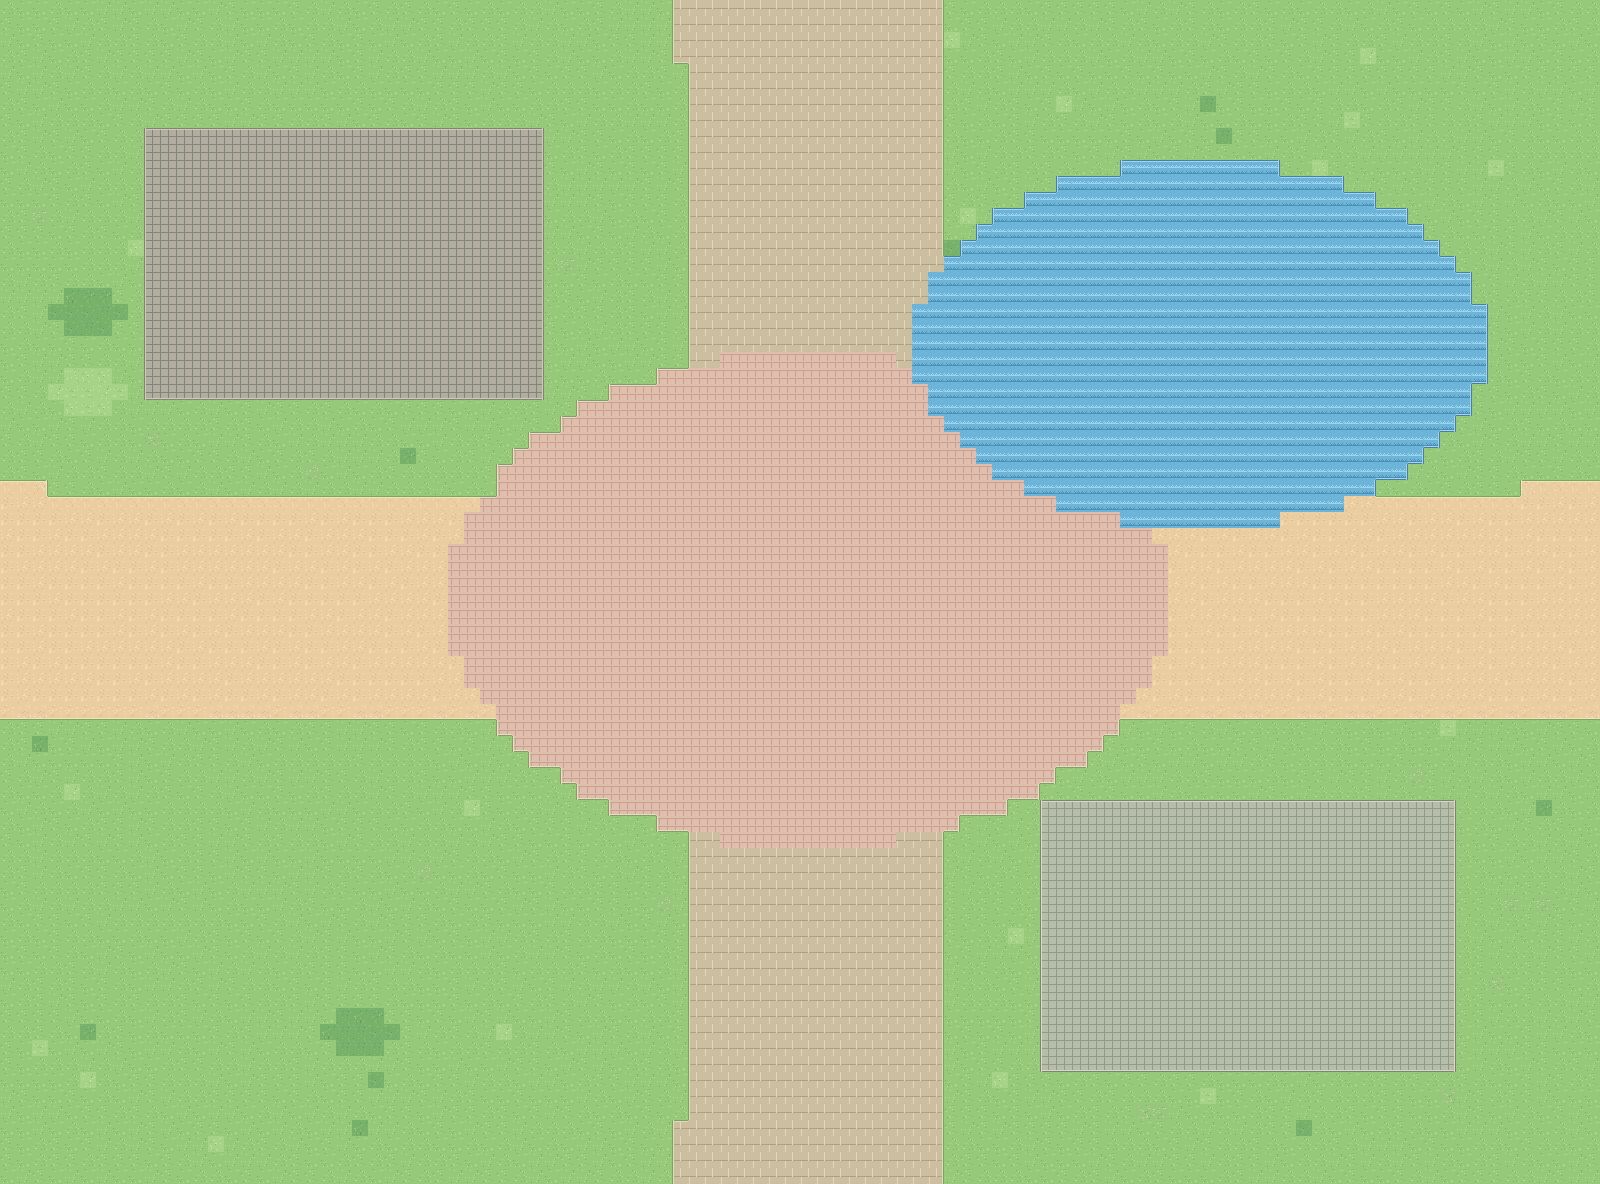

Rendered tile map (Tiled .tmx) drawn with the repository's tilesets; below, a short description and the map source with its tile grids summarised:
An orthogonal 100x74 tile map with 16x16 px tiles, 4 tile layers (Ground, Landscape, Roads, BuildingPads) and 12 objects (3x scene_portal, 2x building_slot, 2x landmark_area, 2x building_label, 2x area_label, ...).

<map version="1.10" tiledversion="1.11.2" orientation="orthogonal" renderorder="right-down" width="100" height="74" tilewidth="16" tileheight="16" infinite="0" nextlayerid="9" nextobjectid="800" backgroundcolor="#97C97A">
  <properties>
    <property name="scene_id" value="12" />
    <property name="scene_name" value="中心图书馆与崇德湖" />
    <property name="macro_area" value="D 学习生活区" />
    <property name="tile_scale" type="int" value="16" />
    <property name="player_sprite_width" type="int" value="48" />
    <property name="player_sprite_height" type="int" value="48" />
    <property name="world_origin_x_px" type="int" value="0" />
    <property name="world_origin_y_px" type="int" value="-1184" />
    <property name="ground_only" type="bool" value="true" />
    <property name="building_art_separate" type="bool" value="true" />
  </properties>
  <tileset firstgid="1" name="swu_terrain_16" tilewidth="16" tileheight="16" tilecount="412" columns="16">
    <image source="../assets/ground_tiles_16.png" width="256" height="416" />
  </tileset>
  <layer id="1" name="Ground" width="100" height="74">
    <data>[7400 cells, 7400 non-empty, 4 distinct tile ids]</data>
  </layer>
  <layer id="2" name="Landscape" width="100" height="74">
    <data>[7400 cells, 74 non-empty, 12 distinct tile ids]</data>
  </layer>
  <layer id="3" name="Roads" width="100" height="74">
    <data>[7400 cells, 3163 non-empty, 41 distinct tile ids]</data>
  </layer>
  <layer id="4" name="BuildingPads" width="100" height="74">
    <data>[7400 cells, 867 non-empty, 28 distinct tile ids]</data>
  </layer>
  <objectgroup id="5" name="BuildingSlots" visible="0" color="#D9B768">
    <object id="1" name="slot_12_01" type="building_slot" x="144" y="128" width="400" height="272">
      <properties>
        <property name="display_name" value="中心图书馆" />
        <property name="confidence" value="verified_landmark" />
        <property name="note" value="建筑预留地，仅用于当前地图阶段，后续再放建筑与碰撞体" />
        <property name="future_collision" type="bool" value="true" />
        <property name="currently_walkable" type="bool" value="true" />
        <property name="macro_area" value="D 学习生活区" />
      </properties>
    </object>
    <object id="2" name="slot_12_02" type="building_slot" x="1040" y="800" width="416" height="272">
      <properties>
        <property name="display_name" value="湖畔建筑预留" />
        <property name="confidence" value="schematic" />
        <property name="note" value="建筑预留地，仅用于当前地图阶段，后续再放建筑与碰撞体" />
        <property name="future_collision" type="bool" value="true" />
        <property name="currently_walkable" type="bool" value="true" />
        <property name="macro_area" value="D 学习生活区" />
      </properties>
    </object>
  </objectgroup>
  <objectgroup id="6" name="LandmarkAreas" visible="0" color="#3B9C88">
    <object id="3" name="area_12_01" type="landmark_area" x="928" y="192" width="528" height="304">
      <properties>
        <property name="display_name" value="崇德湖" />
        <property name="confidence" value="landmark_area_approx" />
      </properties>
    </object>
    <object id="4" name="area_12_02" type="landmark_area" x="560" y="496" width="528" height="368">
      <properties>
        <property name="display_name" value="图书馆前步行区" />
        <property name="confidence" value="landmark_area_approx" />
      </properties>
    </object>
  </objectgroup>
  <objectgroup id="7" name="Portals" visible="0" color="#4CA3D9">
    <object id="5" name="exit_north" type="scene_portal" x="672" y="0" width="272" height="64">
      <properties>
        <property name="direction" value="north" />
        <property name="target_scene" value="06" />
        <property name="target_portal" value="exit_south" />
        <property name="spawn_x_px" type="int" value="800" />
        <property name="spawn_y_px" type="int" value="1056" />
        <property name="trigger" value="cross_map_edge" />
        <property name="enabled" type="bool" value="true" />
      </properties>
    </object>
    <object id="6" name="exit_south" type="scene_portal" x="672" y="1120" width="272" height="64">
      <properties>
        <property name="direction" value="south" />
        <property name="target_scene" value="18" />
        <property name="target_portal" value="exit_north" />
        <property name="spawn_x_px" type="int" value="800" />
        <property name="spawn_y_px" type="int" value="112" />
        <property name="trigger" value="cross_map_edge" />
        <property name="enabled" type="bool" value="true" />
      </properties>
    </object>
    <object id="7" name="exit_east" type="scene_portal" x="1520" y="480" width="80" height="240">
      <properties>
        <property name="direction" value="east" />
        <property name="target_scene" value="13" />
        <property name="target_portal" value="exit_west" />
        <property name="spawn_x_px" type="int" value="160" />
        <property name="spawn_y_px" type="int" value="592" />
        <property name="trigger" value="cross_map_edge" />
        <property name="enabled" type="bool" value="true" />
      </properties>
    </object>
  </objectgroup>
  <objectgroup id="8" name="Spawn" visible="0" color="#74B877">
    <object id="8" name="player_start" type="spawn" x="224" y="592" width="0" height="0">
      <properties>
        <property name="feet_position" type="bool" value="true" />
        <property name="sprite_width" type="int" value="48" />
        <property name="sprite_height" type="int" value="48" />
      </properties>
    </object>
  </objectgroup>
  <objectgroup id="9" name="地标中文标注_编辑用" visible="1" color="#284F48">
    <object id="9" name="中心图书馆" type="building_label" x="174.0" y="242.0" width="340" height="44">
      <text fontfamily="Noto Sans CJK SC" pixelsize="21" color="#284D42" halign="center" valign="center" wrap="1">中心图书馆</text>
    </object>
    <object id="10" name="湖畔建筑预留" type="building_label" x="1078.0" y="914.0" width="340" height="44">
      <text fontfamily="Noto Sans CJK SC" pixelsize="21" color="#284D42" halign="center" valign="center" wrap="1">湖畔建筑预留</text>
    </object>
    <object id="11" name="崇德湖" type="area_label" x="1022.0" y="322.0" width="340" height="44">
      <text fontfamily="Noto Sans CJK SC" pixelsize="21" color="#284D42" halign="center" valign="center" wrap="1">崇德湖</text>
    </object>
    <object id="12" name="图书馆前步行区" type="area_label" x="654.0" y="658.0" width="340" height="44">
      <text fontfamily="Noto Sans CJK SC" pixelsize="21" color="#284D42" halign="center" valign="center" wrap="1">图书馆前步行区</text>
    </object>
  </objectgroup>
</map>
